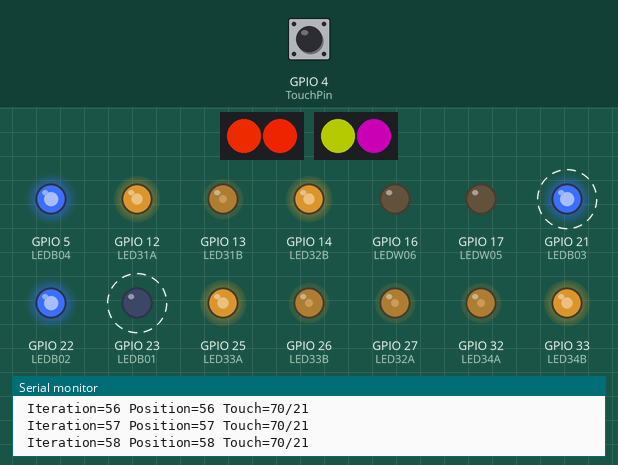
Recording of a sketch running on a simulated ESP32. Parts: 2 × 2 RGB LEDs in strip order, left to right, output pins drawn as LEDs (lit = HIGH), the last lines printed to the serial monitor. Dashed ring = blinking. Inputs (shaded band) come from the test bench; at power-on: GPIO 4 (TouchPin) HIGH. Dim RGB values are drawn brighter than linear; the strip is taken to match the declared colour order; random numbers use the default seed unless the sketch sets one.

Above: at 1.2 s.
1.3 s: GPIO 4 (TouchPin) pulled LOW for 3.2 s
At 2.4 s:
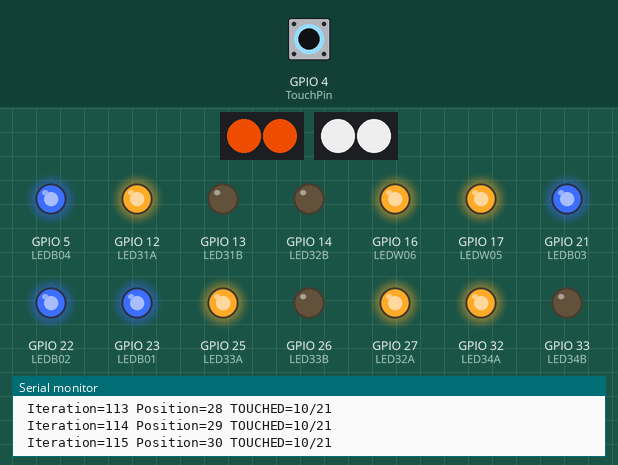
At 5.93 s:
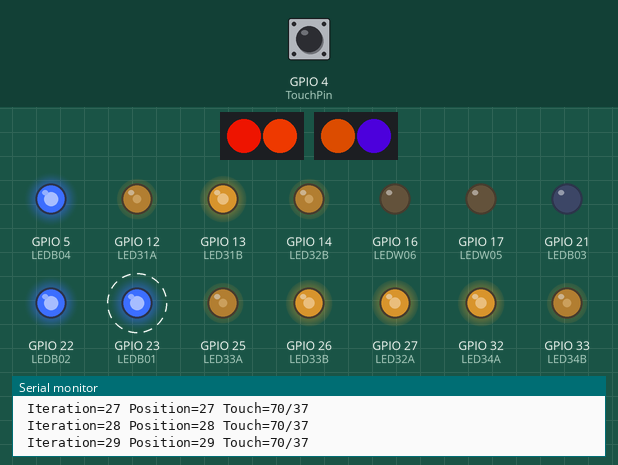
6.6 s: GPIO 4 (TouchPin) pulled LOW for 1 s
At 7.75 s:
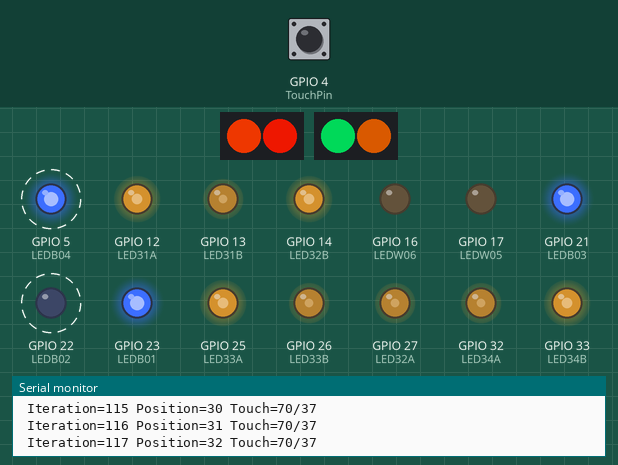
10.0 s: GPIO 4 (TouchPin) pulled LOW for 3.2 s
At 11.1 s:
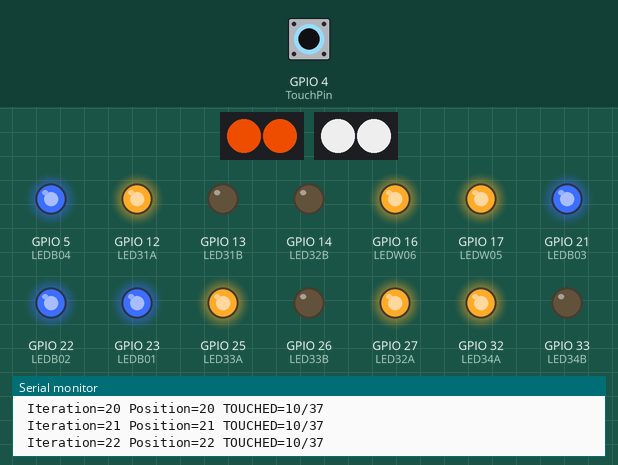
Timing chart, 0 to 11.1 s (numbered marks = the images above; inputs shaded):
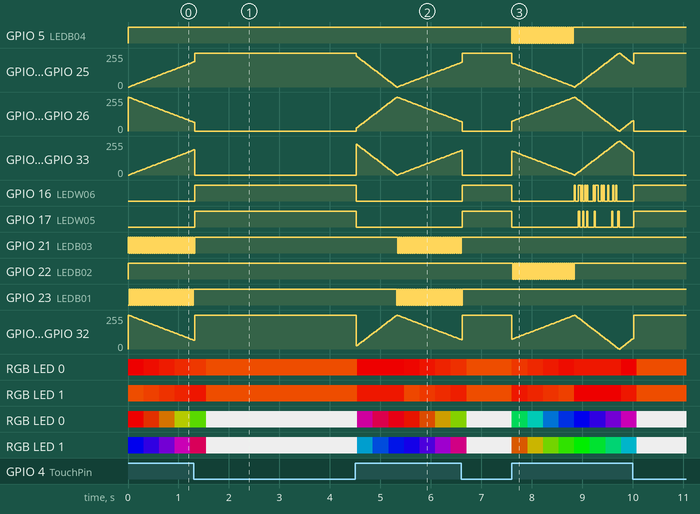

Measured:
- by itself, GPIO 5 (LEDB04), GPIO 22 (LEDB02): alternates HIGH for 0.02 s and LOW for 0.02 s, 60 changes in all, then stays HIGH
- by itself, GPIO 21 (LEDB03): repeats every 0.04 s: LOW 0.02 s, HIGH 0.02 s

The sketch:

future_badge_proto01.ino
```cpp
#include <Adafruit_NeoPixel.h>
#include <WiFi.h>

// NeoPixel PIN VALUES
#define NEO01Pin 18   // 18 corresponds to GPIO18
#define NEO02Pin 19   // 18 corresponds to GPIO19

// Two color RY LED PIN VALUES
// The A pin is Yellow and the B pin is Red
#define LED31A 12  // 12 corresponds to GPIO12
#define LED31B 13  // 13 corresponds to GPIO13
#define LED32A 27
#define LED32B 14
#define LED33A 25
#define LED33B 26
#define LED34A 32
#define LED34B 33

// One color B/W LED PIN VALUES
#define LEDB01 23
#define LEDB02 22
#define LEDB03 21
#define LEDB04 5
#define LEDW05 17
#define LEDW06 16

// Touch PIN VALUE
#define TouchPin 4  // 4 corresponds to GPIO4 - Touch0

// PWM Properties
const int freq = 1000;
const int resolution = 8;
const int LED31Apwm = 0;
const int LED31Bpwm = 1;
const int LED32Apwm = 2;
const int LED32Bpwm = 3;
const int LED33Apwm = 4;
const int LED33Bpwm = 5;
const int LED34Apwm = 6;
const int LED34Bpwm = 7;

// Define NeoPixel Strips - (Num pixels, pin to send signals, pixel type, signal rate)
Adafruit_NeoPixel NEO01 = Adafruit_NeoPixel(2, NEO01Pin, NEO_RGB + NEO_KHZ800);
Adafruit_NeoPixel NEO02 = Adafruit_NeoPixel(2, NEO02Pin, NEO_RGB + NEO_KHZ800);

// Touch Properties
int TouchThreshold = 12;
int TouchValue = 13;

// SETUP - RUN ONCE
void setup(){
  // Turn Off WiFi
  WiFi.mode(WIFI_OFF);

  // configure LED PWM functionalitites per channel
  ledcSetup(LED31Apwm, freq, resolution);
  ledcSetup(LED31Bpwm, freq, resolution);
  ledcSetup(LED32Apwm, freq, resolution);
  ledcSetup(LED32Bpwm, freq, resolution);
  ledcSetup(LED33Apwm, freq, resolution);
  ledcSetup(LED33Bpwm, freq, resolution);
  ledcSetup(LED34Apwm, freq, resolution);
  ledcSetup(LED34Bpwm, freq, resolution);

  // attach the channel to the GPIO to be controlled
  ledcAttachPin(LED31A, LED31Apwm);
  ledcAttachPin(LED31B, LED31Bpwm);
  ledcAttachPin(LED32A, LED32Apwm);
  ledcAttachPin(LED32B, LED32Bpwm);
  ledcAttachPin(LED33A, LED33Apwm);
  ledcAttachPin(LED33B, LED33Bpwm);
  ledcAttachPin(LED34A, LED34Apwm);
  ledcAttachPin(LED34B, LED34Bpwm);

  //Normal LED output
  pinMode(LEDB01, OUTPUT);
  pinMode(LEDB02, OUTPUT);
  pinMode(LEDB03, OUTPUT);
  pinMode(LEDB04, OUTPUT);
  pinMode(LEDW05, OUTPUT);
  pinMode(LEDW06, OUTPUT);

  // Initializes the NeoPixels
  NEO01.begin();
  NEO02.begin();

  // Set Neopixel Brightness (0-255 scale)
  NEO01.setBrightness(200);
  NEO02.setBrightness(200);

  // setup the serial output baud rate
  Serial.begin(115200);
}

// LOOP - MAIN
void loop(){
  // Set Delay Time [in ms]
  int DelayTime = 20;

  // Dynamically adjust touch threshold UP to account for
  // Assembly conditions and battery vs usb
  TouchValue = touchRead(TouchPin);
  if ( (TouchValue / TouchThreshold) > 2 ) { TouchThreshold = int(TouchThreshold * 1.8); }

  // Iterate 0 to 255
  for(int i=0; i<256; i++){

    // Set position value to iteration
    int pos = i;
    //
    // First of three position groups 0-84
    if (pos < 85) {
      //
      // BLUE LEDS
      if (pos % 2) {
        digitalWrite(LEDB01, HIGH);
        digitalWrite(LEDB03, LOW);
      } else {
        digitalWrite(LEDB01, LOW);
        digitalWrite(LEDB03, HIGH);
      }
      digitalWrite(LEDB02, HIGH);
      digitalWrite(LEDB04, HIGH);
      // WHITE LEDS
      digitalWrite(LEDW05, LOW);
      digitalWrite(LEDW06, LOW);
      //
      // RY PWM LEDS
      //
      // Start off and slowly get brighter to full on
      ledcWrite(LED31Apwm, int(pos*3));
      ledcWrite(LED32Bpwm, int(pos*3));
      ledcWrite(LED33Apwm, int(pos*3));
      ledcWrite(LED34Bpwm, int(pos*3));
      // Start on and slowly get dimmer to full off
      ledcWrite(LED31Bpwm, int(255 - (pos*3)));
      ledcWrite(LED32Apwm, int(255 - (pos*3)));
      ledcWrite(LED33Bpwm, int(255 - (pos*3)));
      ledcWrite(LED34Apwm, int(255 - (pos*3)));
      //
      // Flame NeoPixel Red=ON Green=Cycle Blue=OFF (R+G=Y)
      //
      // Red 255 Green ++ Blue 0
      NEO01.setPixelColor(0, 255, int(pos), 0);
      // Red 255 Green -- Blue 0
      NEO01.setPixelColor(1, 255, int(84 - (pos)), 0);
      //
      // Title NeoPixel Color Cycle
      //
      // Red 255-0 Green 0-255
      NEO02.setPixelColor(0, int(255 - (pos*3)), int(pos*3), 0);
      // Blue 255-0 Red 0-255
      NEO02.setPixelColor(1, int(pos*3), 0, int(255 - pos*3));
    //
    // Second of three position groups 0-84
    } else if (pos < 170) {
      pos = pos - 85;
      //
      // BLUE LEDS
      if (pos % 2) {
        digitalWrite(LEDB02, HIGH);
        digitalWrite(LEDB04, LOW);
      } else {
        digitalWrite(LEDB02, LOW);
        digitalWrite(LEDB04, HIGH);
      }
      digitalWrite(LEDB01, HIGH);
      digitalWrite(LEDB03, HIGH);
      // WHITE LEDS
      digitalWrite(LEDW05, LOW);
      digitalWrite(LEDW06, LOW);
      //
      // RY PWM LEDS
      //
      // Start off and slowly get brighter to full on
      ledcWrite(LED31Bpwm, int(pos*3));
      ledcWrite(LED32Apwm, int(pos*3));
      ledcWrite(LED33Bpwm, int(pos*3));
      ledcWrite(LED34Apwm, int(pos*3));
      // Start on and slowly get dimmer to full off
      ledcWrite(LED31Apwm, int(255 - (pos*3)));
      ledcWrite(LED32Bpwm, int(255 - (pos*3)));
      ledcWrite(LED33Apwm, int(255 - (pos*3)));
      ledcWrite(LED34Bpwm, int(255 - (pos*3)));
      //
      // Flame NeoPixel Red=ON Green=Cycle Blue=OFF (R+G=Y)
      //
      // Red 255 Green ++ Blue 0
      NEO01.setPixelColor(1, 255, int(pos), 0);
      // Red 255 Green -- Blue 0
      NEO01.setPixelColor(0, 255, int(84 - (pos)), 0);
      //
      // Title NeoPixel Color Cycle
      //
      // Green 255-0 Blue 0-255
      NEO02.setPixelColor(0, 0, int(255 - (pos*3)), int(pos*3));
      // Red 255-0 Green 0-255
      NEO02.setPixelColor(1, int(255 - (pos*3)), int(pos*3), 0);
    //
    // Third of three position groups 0-84
    } else {
      pos = pos -170;
      //
      // BLUE LEDS
      digitalWrite(LEDB01, HIGH);
      digitalWrite(LEDB02, HIGH);
      digitalWrite(LEDB03, HIGH);
      digitalWrite(LEDB04, HIGH);
      //
      // Split third group for things that need even number of transitions
      if (pos <43) {
        // WHITE LEDS
        int wr05 = random(0,15);
        if (wr05 >9) { digitalWrite(LEDW05, HIGH); } else { digitalWrite(LEDW05, LOW); }
        int wr06 = random(0,15);
        if (wr06 >9) { digitalWrite(LEDW06, HIGH); } else { digitalWrite(LEDW06, LOW); }
        //
        // RY PWM LEDS
        //
        // Start off and slowly get brighter to full on
        ledcWrite(LED31Apwm, int(pos*6));
        ledcWrite(LED32Bpwm, int(pos*6));
        ledcWrite(LED33Apwm, int(pos*6));
        ledcWrite(LED34Bpwm, int(pos*6));
        // Start on and slowly get dimmer to full off
        ledcWrite(LED31Bpwm, int(255 - (pos*6)));
        ledcWrite(LED32Apwm, int(255 - (pos*6)));
        ledcWrite(LED33Bpwm, int(255 - (pos*6)));
        ledcWrite(LED34Apwm, int(255 - (pos*6)));
        //
        // Flame NeoPixel Red=ON Green=ON/OFF Blue=OFF (R+G=Y)
        //
        // Red 255 Green 25 Blue 0
        NEO01.setPixelColor(0, 255, 25, 0);
        // Red 255 Green 0 Blue 0
        NEO01.setPixelColor(1, 255, 0, 0);
      //
      // Split third group for things that need even number of transitions
      } else {
        // WHITE LEDS
        digitalWrite(LEDW05, LOW);
        digitalWrite(LEDW06, LOW);
        //
        // RY PWM LEDS
        //
        // Start off and slowly get brighter to full on
        ledcWrite(LED31Bpwm, int((pos-43)*6));
        ledcWrite(LED32Apwm, int((pos-43)*6));
        ledcWrite(LED33Bpwm, int((pos-43)*6));
        ledcWrite(LED34Apwm, int((pos-43)*6));
        // Start on and slowly get dimmer to full off
        ledcWrite(LED31Apwm, int(255 - ((pos-43)*6)));
        ledcWrite(LED32Bpwm, int(255 - ((pos-43)*6)));
        ledcWrite(LED33Apwm, int(255 - ((pos-43)*6)));
        ledcWrite(LED34Bpwm, int(255 - ((pos-43)*6)));
        //
        // Flame NeoPixel Red=ON Green=ON/OFF Blue=OFF (R+G=Y)
        //
        // Red 255 Green 25 Blue 0
        NEO01.setPixelColor(1, 255, 25, 0);
        // Red 255 Green 0 Blue 0
        NEO01.setPixelColor(0, 255, 0, 0);
      }
      //
      // Title NeoPixel Color Cycle
      //
      // Blue 255-0 Red 0-255
      NEO02.setPixelColor(0, int(pos*3), 0, int(255 - pos*3));
      // Green 255-0 Blue 0-255
      NEO02.setPixelColor(1, 0, int(255 - (pos*3)), int(pos*3));
    }
    NEO01.show();
    NEO02.show();
    // Print current Iteration value to serial console for troubleshooting
    Serial.print(" Iteration=");
    Serial.print(i);
    Serial.print(" Position=");
    Serial.print(pos);
    //
    // TOUCH
    //
    //Read Touch Value
    TouchValue = touchRead(TouchPin);
    // Do Stuff If We Detect a Touch
    if (TouchValue < TouchThreshold) {
      // Print current Touch value/threshold to serial console for troubleshooting
      Serial.print(" TOUCHED=");
      Serial.print(TouchValue);
      Serial.print("/");
      Serial.print(TouchThreshold);
      //
      // LED BOOP EFFECT - OVERRIDES PRIOR LED SETTINGS BEFORE DELAY
      //
      // BLUE LEDS
      digitalWrite(LEDB01, HIGH);
      digitalWrite(LEDB02, HIGH);
      digitalWrite(LEDB03, HIGH);
      digitalWrite(LEDB04, HIGH);
      // WHITE LEDS
      digitalWrite(LEDW05, HIGH);
      digitalWrite(LEDW06, HIGH);
      // RY PWM LEDS
      ledcWrite(LED31Apwm, 255);
      ledcWrite(LED32Apwm, 255);
      ledcWrite(LED33Apwm, 255);
      ledcWrite(LED34Apwm, 255);
      ledcWrite(LED31Bpwm, 0);
      ledcWrite(LED32Bpwm, 0);
      ledcWrite(LED33Bpwm, 0);
      ledcWrite(LED34Bpwm, 0);
      // Flame NeoPixel
      NEO01.setPixelColor(0, 255, 84, 0);
      NEO01.setPixelColor(1, 255, 84, 0);
      NEO01.show();
      // Title NeoPixel
      NEO02.setPixelColor(0, 255, 255, 255);
      NEO02.setPixelColor(1, 255, 255, 255);
      NEO02.show();
    // Do Stuff If We DONT Detect a Touch
    } else {
      // Print current Touch value/threshold to serial console for troubleshooting
      Serial.print(" Touch=");
      Serial.print(TouchValue);
      Serial.print("/");
      Serial.print(TouchThreshold);
    }
    // Print Carriage Return
    Serial.println();
    // Pause the loop to display LEDS
    delay(DelayTime);
  }
}
```
